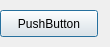
<?xml version="1.0" encoding="UTF-8"?>
<ui version="4.0">
 <class>Dialog</class>
 <widget class="QDialog" name="Dialog">
  <property name="geometry">
   <rect>
    <x>0</x>
    <y>0</y>
    <width>110</width>
    <height>47</height>
   </rect>
  </property>
  <property name="windowTitle">
   <string>Dialog</string>
  </property>
  <widget class="QPushButton" name="pushButton">
   <property name="geometry">
    <rect>
     <x>0</x>
     <y>10</y>
     <width>98</width>
     <height>27</height>
    </rect>
   </property>
   <property name="text">
    <string>PushButton</string>
   </property>
  </widget>
 </widget>
 <resources/>
 <connections>
  <connection>
   <sender>pushButton</sender>
   <signal>clicked()</signal>
   <receiver>Dialog</receiver>
   <slot>slotbutt()</slot>
   <hints>
    <hint type="sourcelabel">
     <x>48</x>
     <y>23</y>
    </hint>
    <hint type="destinationlabel">
     <x>54</x>
     <y>23</y>
    </hint>
   </hints>
  </connection>
 </connections>
 <slots>
  <slot>slotbutt()</slot>
 </slots>
</ui>
